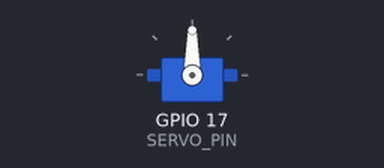
Bench run of a program on a simulated Raspberry Pi (BCM pin numbers). On the bench: servo. Servo angles are drawn from the pulse width (0.5 ms = 0°, 2.5 ms = 180°); what the program prints to the terminal is not drawn. At 4.5 s the program stops and its outputs stay as they are.

Above: at 0.1 s.
At 1.6 s:
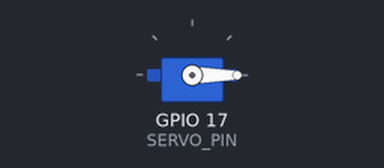
At 3.1 s:
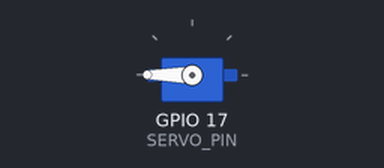
Timing chart, 0 to 4.6 s (numbered marks = the images above):
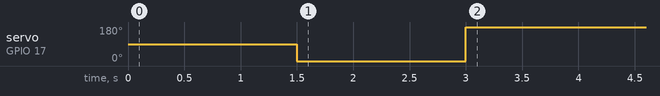

The program:

servo_example.py
```python
import RPi.GPIO as GPIO
import time

SERVO_PIN = 17  # Change to the pin you're testing

# Setup
GPIO.setmode(GPIO.BCM)
GPIO.setup(SERVO_PIN, GPIO.OUT)

# Create PWM instance at 50Hz
pwm = GPIO.PWM(SERVO_PIN, 50)
pwm.start(0)

def set_angle(angle):
    duty = (angle / 18.0) + 2.5  # Convert angle to duty cycle
    pwm.ChangeDutyCycle(duty)
    time.sleep(0.5)

try:
    print("Moving servo...")
    set_angle(90)
    time.sleep(1)
    set_angle(0)
    time.sleep(1)
    set_angle(180)
    time.sleep(1)

finally:
    pwm.stop()
    GPIO.cleanup()
    print("Test complete.")
```

Measured:
- by itself, servo on GPIO 17 (SERVO_PIN): 90° → 0° at 1.5 s, → 180° 1.5 s later
